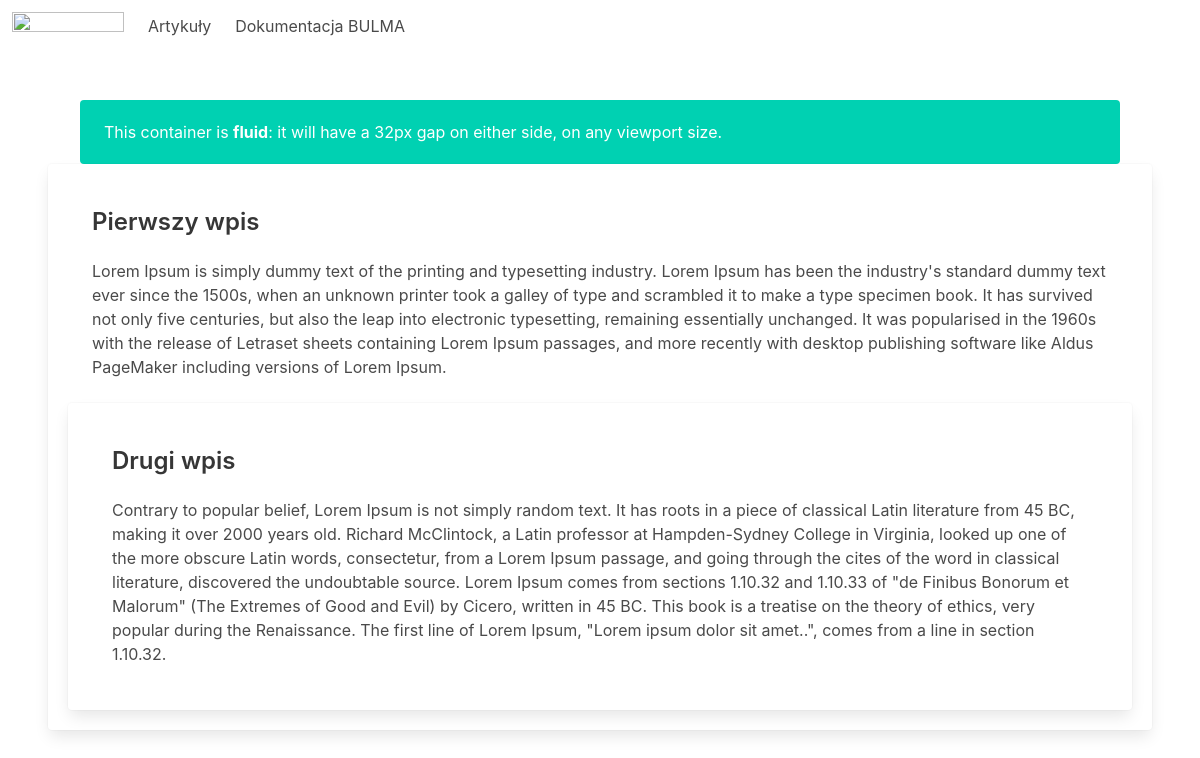
Screenshot of /artykuly/list/ with the database file from the repository.
### ai_web/models.py (models this page shows, shortened)
class Article(models.Model):
    title = models.CharField(max_length=250)
    content = models.TextField(default='')
    year = models.PositiveSmallIntegerField(default=2023)
    imgThumb = models.ImageField(upload_to="images", null=True, blank=True)

### ai_web/views.py (the view)
# urls.py: path("list/", index)
def index(response):
    title_article = "Artykuły"
    articles = Article.objects.all()
    options = ["opcja 1", "opcja 2"]
    return render(response, "articles.html",
                  {
                        "title_article_view": title_article,
                        "options": options,
                        "articles": articles
                     })

### templates/articles.html (shortened to what this page needs)
<!doctype html>
<html lang="en">
<head>
        <link rel="stylesheet" href="https://cdn.jsdelivr.net/npm/bulma@0.9.4/css/bulma.min.css">
</head>
<body>
<nav class="navbar" role="navigation" aria-label="main navigation">
  <div class="navbar-brand">
    <a class="navbar-item" href="https://bulma.io">
      <img src="https://bulma.io/images/bulma-logo.png" width="112" height="28">
    </a>
  </div>
  <div id="navbarBasicExample" class="navbar-menu">
    <div class="navbar-start">
      <a href="/artykuly/list/" class="navbar-item">
          {{ title_article_view }}
      </a>
      <a href="https://bulma.io/documentation/"  target="_blank" class="navbar-item">
        Dokumentacja BULMA
      </a>
    </div>
  </div>
</nav>
  <section class="section">
      <div class="container is-fluid">
  <div class="notification is-primary">
    This container is <strong>fluid</strong>: it will have a 32px gap on either side, on any
    viewport size.
  </div>
</div>
      {% for art in articles %}
      <div class="card box">
          <div class="card-content">
              <h4 class="title is-4">{{ art.title }}</h4>
              <div class="content">
                  {{ art.content }}
              </div>
          </div>
          {% endfor %}
      </div>
  </section>
</body>
</html>

### rows the page displays
Article: title "Pierwszy wpis", content "Lorem Ipsum is simply dummy text of the printing and typesetting industry. Lorem Ipsum has been the industry's standard dummy text ever since the 1500s, when an unknown printer took a galley of type and scrambled it to make a type specimen book. It has survived not only five centuries, but also the leap into electronic typesetting, remaining essentially unchanged. It was popularised in the 1960s with the release of Letraset sheets containing Lorem Ipsum passages, and more recently with desktop publishing software like Aldus PageMaker including versions of Lorem Ipsum."
Article: title "Drugi wpis", content "Contrary to popular belief, Lorem Ipsum is not simply random text. It has roots in a piece of classical Latin literature from 45 BC, making it over 2000 years old. Richard McClintock, a Latin professor at Hampden-Sydney College in Virginia, looked up one of the more obscure Latin words, consectetur, from a Lorem Ipsum passage, and going through the cites of the word in classical literature, discovered the undoubtable source. Lorem Ipsum comes from sections 1.10.32 and 1.10.33 of \"de Finibus Bonorum et Malorum\" (The Extremes of Good and Evil) by Cicero, written in 45 BC. This book is a treatise on the theory of ethics, very popular during the Renaissance. The first line of Lorem Ipsum,…"

### other values shown
{{ title_article_view }} "Artykuły"
